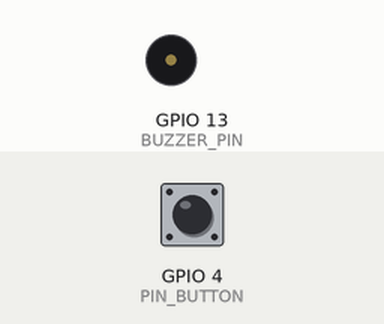
Simulated run of this sketch. Board: ESP32. Shown: buzzer (waves = sounding). Inputs (shaded band) come from the test bench; at power-on: GPIO 4 (PIN_BUTTON) HIGH.

Above: at 1.2 s.
1.3 s: GPIO 4 (PIN_BUTTON) pulled LOW for 0.15 s
At 1.52 s:
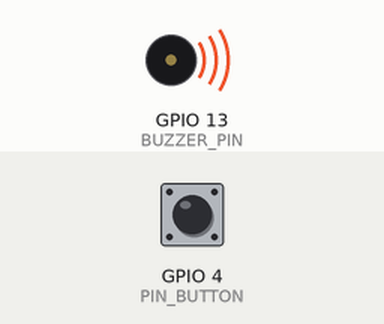
3.2 s: GPIO 4 (PIN_BUTTON) pulled LOW for 1 s
At 4.7 s:
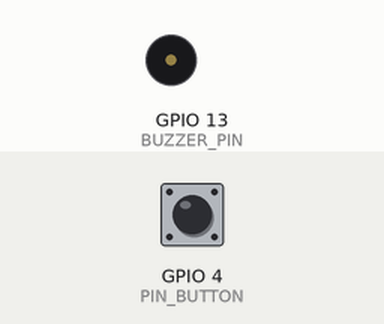
5.8 s: GPIO 4 (PIN_BUTTON) pulled LOW for 3.2 s
At 6.6 s:
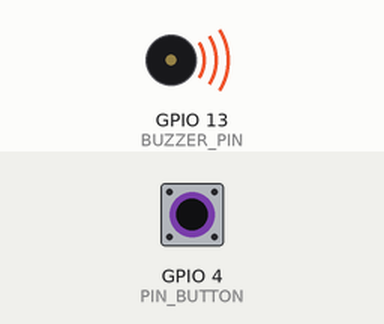
Timing chart, 0 to 10.6 s (numbered marks = the images above; inputs shaded):
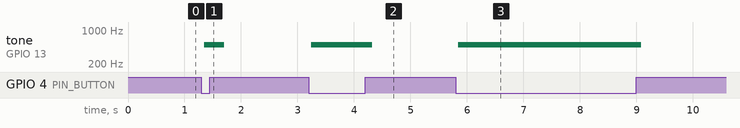

Measured:
- after the input at 1.3 s, tone on GPIO 13 (BUZZER_PIN): silent → 500 Hz after 0.05 s, → silent 0.36 s later
- after the input at 3.2 s, tone on GPIO 13 (BUZZER_PIN): silent → 500 Hz after 0.05 s, → silent 1.1 s later
- after the input at 5.8 s, tone on GPIO 13 (BUZZER_PIN): silent → 500 Hz after 0.05 s, → silent 3.2 s later

The sketch:

buzzerAlertorWithTimer.ino
```cpp
#define BUZZER_PIN 13
#define PIN_BUTTON 4
hw_timer_t * timer = NULL;  // initializing timer
bool isAlerting = false;    // initialize that the imter isn't alerting to start

void IRAM_ATTR onTimer() {
  digitalWrite(BUZZER_PIN, !digitalRead(BUZZER_PIN));    // write to the buzzer pin the opposite of the value from the buzzer pin
}

void setup() {
  pinMode(PIN_BUTTON, INPUT);
  pinMode(BUZZER_PIN, OUTPUT);
  // Use 1st timer of 4 (counted from zero).
  // Set 80 divider for prescaler (see ESP32 Technical Reference Manual for more info).
  timer = timerBegin(0, 80, true);
  // Attach onTimer function to our timer.
  timerAttachInterrupt(timer, &onTimer, true);
}

void loop() {
  if (digitalRead(PIN_BUTTON) == LOW) {     // if button is pressed
    if (!isAlerting) {                      // if the button isn't alerting, set the button to start alerting
      isAlerting = true;
      timerAlarmWrite(timer, 1000, true);   // Set alarm, 1ms, repeat
      timerAlarmEnable(timer);              // Start an alarm
    }
    alert();                                // sound the button with sin wave path
  } else {
    if (isAlerting) {                       // if the button is already alerting
      isAlerting = false;                   // turn the alerting of the button off
      timerAlarmDisable(timer);             // turn the alarm off
      digitalWrite(BUZZER_PIN, LOW);        // write to the buzzer to turn sound off of the buzzer
    }
  }
}

void alert() {      // creates a sinusoidal wave of sound and outputs it
  float sinVal;
  int toneVal;
  for (int x = 0; x < 360; x += 1) {
    sinVal = sin(x * (PI / 180));
    toneVal = 2000 + sinVal * 500;
    timerAlarmWrite(timer, 500000 / toneVal, true);
    delay(1);
  }
}
```
